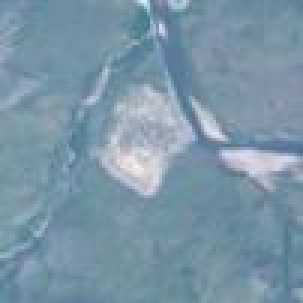
#> input picture Data/Sentinel-s001/RGB/RGB_2016-07-14.jpg, 101 x 101 px (shown 3 times larger); its folder holds only this picture in this run
$ jupyter execute --allow-errors PythonSegmentation.ipynb
#> lines starting #> are read from the running program, lines starting #| are printed output that depends on the picture; after the words box and inside, x2 and y2 are one past the last pixel; in counts of white or black regions, pixels touching at a corner belong together
This is a second version of Python segmentation, written by Sonia (the other version was written by Christian). Christian's version imports functions from Julia to accomplish image segmentation. This version, however, employs handy code from a well-familiar package: Scikit! This sub-category of Scikit is called Scikit Image.

[cell 1]
#Import relevant packages and etc.
import skimage.io as skio
import os
import matplotlib.pyplot as plt
import numpy as np
import skimage.filters as skfilt
import skimage.measure as skmeas
import skimage.segmentation as skseg
from pathlib import Path
import pandas as pd

#Set the location of files
os.chdir('C:\\Users\\se.mpervivum\\Documents\\GitHub\\Math76_FinalProject\\Data\\Sentinel-s001\\RGB')

#> (a cell that did not finish here is left out)

#> (a cell that did not finish here is left out)

#> (a cell that did not finish here is left out)

[cell 5]
#Now, we can take the above "homemade" segmentation methods and make a function out of them, as well as appropriate places to store data
#Reset the directory to include all the data files
os.chdir('C:\\Users\\se.mpervivum\\Documents\\GitHub\\Math76_FinalProject\\Data')

def generate_segmentation(file, image_dates, values_mean, values_auto):
    #First, we select an image
#> called with file = 'Sentinel-s001/RGB/RGB_2016-07-14.jpg'
    image = skio.imread(file, as_gray = True)
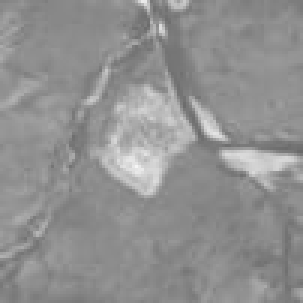
#> image: shape (101, 101) float64 (shown 3 times larger); min 0.41, max 0.966, mean 0.569

    #Extract the date from the filename
    file_sep = file.split('_')
    date = str(file_sep[1])
    date = date[:-4]
    image_dates.append(date)

    #Calculate the mean pixel value in the image
    meanpixel = image.mean()
#> meanpixel = 0.569

    #We will initially segment the images with a basic thresholding mask
    meanmasks = image > meanpixel*1.25 #Create the mask, selecting only pixels twice as different as the mean
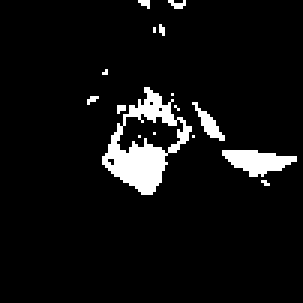
#> meanmasks: shape (101, 101) bool (shown 3 times larger); 6.4% white; 16 white regions (13 under 20 px)
    meanmask = np.array(meanmasks, dtype = np.byte) #Convert the mask to byte values

    #Label the segments found by the program
    labels_mean = skmeas.label(meanmask)
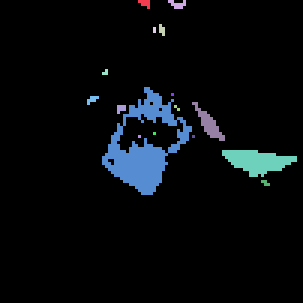
#> labels_mean: shape (101, 101) int64 (shown 3 times larger); 17 distinct labels, from 0 to 16; one colour per label, 0 black

    #Measure the size of the segments
    props_mean = skmeas.regionprops(labels_mean)
#> props_mean = 16 regions; largest, box (x1, y1, x2, y2) and area: (34, 29, 64, 65) 411, (74, 50, 99, 59) 137, (64, 34, 75, 47) 48, (56, 0, 62, 3) 11, (46, 0, 50, 3) 8

    #Take the sum of the segment areas
    areas_mean = [p.area for p in props_mean]
#> areas_mean = [8, 11, 6, 2, 3, 411, 1, 7, 48, 7, 2, 1, 1, 1, 137, 4]
    total_areas_mean = sum(areas_mean)
#> total_areas_mean = 650
    values_mean.append(total_areas_mean)

    #Next, we can assign an automatic thresholding value rather than a specific number (the mean)
    autothresh = skfilt.threshold_otsu(image) #Generate threshold
#> autothresh = 0.641
    automasks = testimage > autothresh #Create the mask
    automask = np.array(automasks, dtype = np.byte) #Convert the mask to byte values

    #Label the segments found by the program
    labels_auto = skmeas.label(automask)

    #Measure the size of the segments
    props_auto = skmeas.regionprops(labels_auto)

    #Take the sum of the segment areas
    areas_auto = [p.area for p in props_auto]
    total_areas_auto = sum(areas_auto)
    values_auto.append(total_areas_auto)

$ run again, on Data/Sentinel-s001/RGB/RGB_2020-06-13.jpg
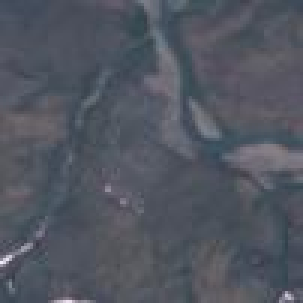
#> input picture Data/Sentinel-s001/RGB/RGB_2020-06-13.jpg, 101 x 101 px (shown 3 times larger)
#> meanpixel = 0.337
#> in generate_segmentation, `meanmasks = image > meanpixel*1.25`:
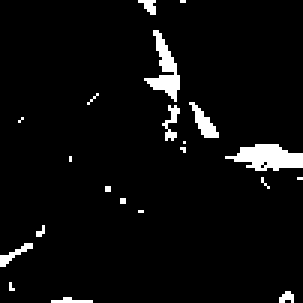
#> meanmasks: shape (101, 101) bool (shown 3 times larger); 4.5% white; 21 white regions (16 under 20 px)
#> in generate_segmentation, `labels_mean = skmeas.label(meanmask)`:
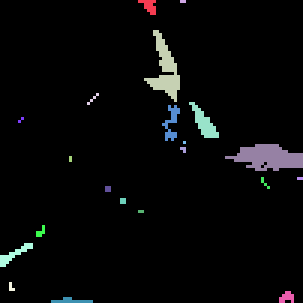
#> labels_mean: shape (101, 101) int64 (shown 3 times larger); 22 distinct labels, from 0 to 21; one colour per label, 0 black
#> props_mean = 21 regions; largest, box (x1, y1, x2, y2) and area: (75, 48, 101, 57) 149, (48, 10, 60, 34) 114, (63, 34, 73, 46) 50, (54, 35, 60, 47) 31, (0, 81, 11, 89) 29
#> areas_mean = [18, 2, 114, 4, 50, 31, 2, 1, 149, 3, 2, 4, 2, 4, 4, 2, 7, 29, 4, 14, 17]
#> total_areas_mean = 463
#> autothresh = 0.371

$ run again, on Data/Sentinel-s001/RGB/RGB_2021-07-14.jpg
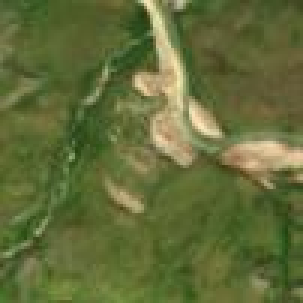
#> input picture Data/Sentinel-s001/RGB/RGB_2021-07-14.jpg, 101 x 101 px (shown 3 times larger)
#> in generate_segmentation, `image = skio.imread(file, as_gray = True)`:
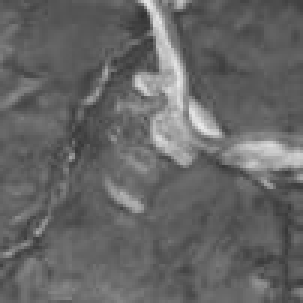
#> image: shape (101, 101) float64 (shown 3 times larger); min 0.191, max 0.916, mean 0.401
#> meanpixel = 0.401
#> meanmasks: shape (101, 101) bool; 11.1% white; 33 white regions (28 under 20 px)
#> in generate_segmentation, `labels_mean = skmeas.label(meanmask)`:
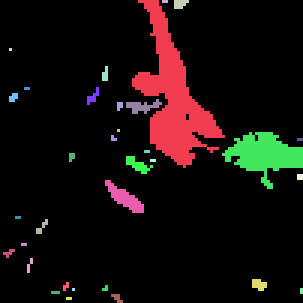
#> labels_mean: shape (101, 101) int64 (shown 3 times larger); 34 distinct labels, from 0 to 33; one colour per label, 0 black
#> props_mean = 33 regions; largest, box (x1, y1, x2, y2) and area: (44, 0, 75, 56) 635, (74, 44, 101, 63) 253, (35, 60, 48, 71) 60, (42, 33, 54, 38) 30, (42, 52, 51, 58) 25
#> areas_mean = 33 values, max 635 at index 0, min 1 at index 3, mean 34.24
#> total_areas_mean = 1130
#> autothresh = 0.515

$ run again, on Data/Sentinel-s001/RGB/RGB_2021-09-19.jpg
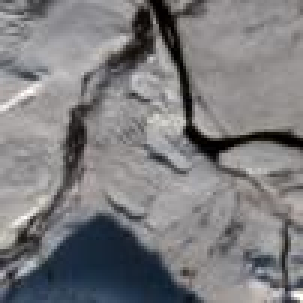
#> input picture Data/Sentinel-s001/RGB/RGB_2021-09-19.jpg, 101 x 101 px (shown 3 times larger)
#> meanpixel = 0.489
#> in generate_segmentation, `meanmasks = image > meanpixel*1.25`:
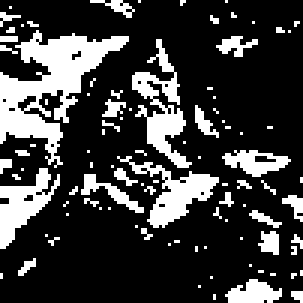
#> meanmasks: shape (101, 101) bool (shown 3 times larger); 23.4% white; 96 white regions (81 under 20 px)
#> in generate_segmentation, `labels_mean = skmeas.label(meanmask)`:
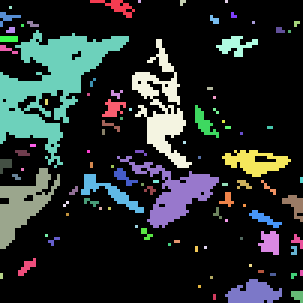
#> labels_mean: shape (101, 101) int64 (shown 3 times larger); 97 distinct labels, from 0 to 96; one colour per label, 0 black
#> props_mean = 96 regions; largest, box (x1, y1, x2, y2) and area: (0, 10, 43, 56) 741, (44, 13, 64, 56) 304, (39, 52, 73, 76) 261, (0, 56, 20, 83) 235, (74, 50, 97, 59) 112
#> areas_mean = 96 values, max 741 at index 14, min 1 at index 1, mean 24.82
#> total_areas_mean = 2383
#> autothresh = 0.392
